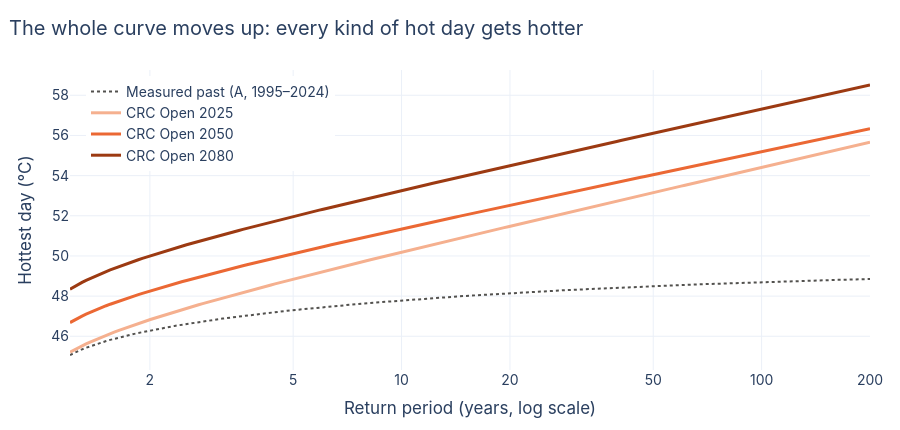

Notebook cell for this chart:
### Code cell
fig = go.Figure()
if station is not None:
    fig.add_trace(go.Scatter(x=rp_grid, y=curve_values(station_curve, rp_grid), mode="lines",
                         name=f"Measured past (A, {STATION_YEARS[0]}–{STATION_YEARS[1]})",
                         line=dict(color=PAST, width=2, dash="dot")))
for horizon in HORIZONS:
    fig.add_trace(go.Scatter(x=rp_grid, y=kelvin_to_celsius(curve_values(future[horizon], rp_grid)),
                             mode="lines", name=f"CRC Open {horizon}", line=dict(color=FUTURE[horizon], width=3)))
layout(fig, "The whole curve moves up: every kind of hot day gets hotter",
       xaxis=dict(type="log", title="Return period (years, log scale)", tickvals=[1, 2, 5, 10, 20, 50, 100, 200]),
       yaxis_title="Hottest day (°C)", legend=dict(x=0.02, y=0.98))
fig.show()

### Figure 1 — Plotly figure (JSON) as saved in the notebook; plotly's stock layout.template omitted (floating-point values rounded to 4 significant figures; data arrays with more than 128 entries replaced by an {"elided": "..."} marker saying what was removed)
{"data": [{"line": {"color": "#52514e", "dash": "dot", "width": 2}, "mode": "lines", "name": "Measured past (A, 1995–2024)", "type": "scatter", "x": {"elided": "200 float values"}, "y": {"elided": "200 float values"}}, {"line": {"color": "#f5b08f", "width": 3}, "mode": "lines", "name": "CRC Open 2025", "type": "scatter", "x": {"elided": "200 float values"}, "y": {"elided": "200 float values"}}, {"line": {"color": "#eb6834", "width": 3}, "mode": "lines", "name": "CRC Open 2050", "type": "scatter", "x": {"elided": "200 float values"}, "y": {"elided": "200 float values"}}, {"line": {"color": "#9c3a12", "width": 3}, "mode": "lines", "name": "CRC Open 2080", "type": "scatter", "x": {"elided": "200 float values"}, "y": {"elided": "200 float values"}}], "layout": {"font": {"family": "Inter, Helvetica, Arial, sans-serif", "size": 14}, "height": 430, "legend": {"x": 0.02, "y": 0.98}, "margin": {"b": 60, "l": 70, "r": 30, "t": 70}, "title": {"text": "The whole curve moves up: every kind of hot day gets hotter", "x": 0.01}, "xaxis": {"tickvals": [1, 2, 5, 10, 20, 50, 100, 200], "title": {"text": "Return period (years, log scale)"}, "type": "log"}, "yaxis": {"title": {"text": "Hottest day (°C)"}}}}
